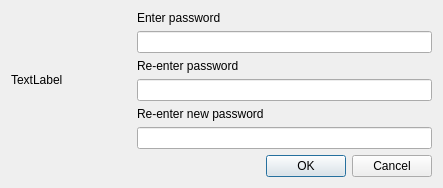
<?xml version="1.0" encoding="UTF-8"?>
<ui version="4.0">
 <class>PasswordDlg</class>
 <widget class="QDialog" name="PasswordDlg">
  <property name="geometry">
   <rect>
    <x>0</x>
    <y>0</y>
    <width>443</width>
    <height>178</height>
   </rect>
  </property>
  <property name="windowTitle">
   <string>PasswordDlg</string>
  </property>
  <layout class="QGridLayout" name="gridLayout">
   <item row="6" column="2">
    <widget class="QPushButton" name="pushOk">
     <property name="text">
      <string>OK</string>
     </property>
    </widget>
   </item>
   <item row="0" column="0" rowspan="6">
    <widget class="QLabel" name="labelMovie">
     <property name="minimumSize">
      <size>
       <width>120</width>
       <height>0</height>
      </size>
     </property>
     <property name="text">
      <string>TextLabel</string>
     </property>
    </widget>
   </item>
   <item row="6" column="3">
    <widget class="QPushButton" name="pushCancel">
     <property name="text">
      <string>Cancel</string>
     </property>
    </widget>
   </item>
   <item row="6" column="1">
    <spacer name="horizontalSpacer">
     <property name="orientation">
      <enum>Qt::Horizontal</enum>
     </property>
     <property name="sizeHint" stdset="0">
      <size>
       <width>40</width>
       <height>20</height>
      </size>
     </property>
    </spacer>
   </item>
   <item row="5" column="1" colspan="3">
    <widget class="QLineEdit" name="linePsw3">
     <property name="echoMode">
      <enum>QLineEdit::Password</enum>
     </property>
    </widget>
   </item>
   <item row="4" column="1" colspan="3">
    <widget class="QLabel" name="labelPsw3">
     <property name="text">
      <string>Re-enter new password</string>
     </property>
    </widget>
   </item>
   <item row="3" column="1" colspan="3">
    <widget class="QLineEdit" name="linePsw2">
     <property name="echoMode">
      <enum>QLineEdit::Password</enum>
     </property>
    </widget>
   </item>
   <item row="2" column="1" colspan="3">
    <widget class="QLabel" name="labelPsw2">
     <property name="text">
      <string>Re-enter password</string>
     </property>
    </widget>
   </item>
   <item row="1" column="1" colspan="3">
    <widget class="QLineEdit" name="linePsw1">
     <property name="echoMode">
      <enum>QLineEdit::Password</enum>
     </property>
    </widget>
   </item>
   <item row="0" column="1" colspan="3">
    <widget class="QLabel" name="labelPsw1">
     <property name="text">
      <string>Enter password</string>
     </property>
    </widget>
   </item>
  </layout>
 </widget>
 <layoutdefault spacing="6" margin="11"/>
 <tabstops>
  <tabstop>linePsw1</tabstop>
  <tabstop>linePsw2</tabstop>
  <tabstop>linePsw3</tabstop>
  <tabstop>pushOk</tabstop>
  <tabstop>pushCancel</tabstop>
 </tabstops>
 <resources/>
 <connections/>
</ui>
